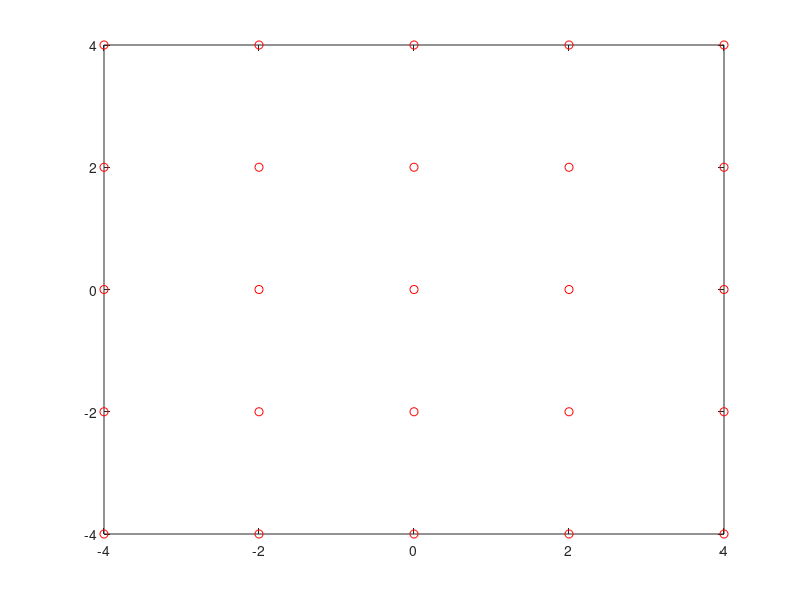

Reproduce this figure in MATLAB. (Note: this script raises an error after producing the figure.)
% WGgen : generateur d'une grille reguliere de type 
% differences/volumes finis
% Auteurs JC Toussaint & L Bastard - BE EM

% dependance : fonction inpoly
% Auteur : Darren Engwirda
%
% Bibliographie :
% Stern Progress in Electromagnetics Research (1995), 
% PIER 10, 123-186
% Finite Difference Analysis of Planar Optical Waveguides
%

function g=WGgen
clc
clear all
close all

h=2;
g=uniform_grid(-5.0, 5.0, -5.0, 5.0, h, h);
g.lambda=1.;

% coordonnees des sommets du polygone
% decrivant une portion du guide
region = [
       -3  -2.5;
       +2  -2.5;
       +1  +1;
       -1  +1
       ];
 
indice=3.5;
g=insert(g, region, indice);
end

function g=uniform_grid(xmin, xmax, ymin, ymax, hx, hy)
% generation d'un reseau orthorhombique de noeuds
% chacun place au centre d'une maille rectangulaire
% de cote g.dx=hx et g.dy=hy
% g.Nx noeuds selon Ox
% g.Ny noeuds selon Oy
% g.indice(ix, iy) indice de refraction au noeud
% de coordonnees entieres (ix, iy) initialise a 1

lx=xmin+hx/2:hx:xmax-hx/2;
ly=ymin+hy/2:hy:ymax-hy/2;

[g.x,g.y] = meshgrid(lx, ly);
g.x=transpose(g.x);
g.y=transpose(g.y);

g.p     = [g.x(:),g.y(:)];
[g.Nx, g.Ny]=size(g.x);

g.reg =zeros(g.Nx, g.Ny);
g.indice =ones(g.Nx, g.Ny);
size(g.indice)

g.N=g.Nx*g.Ny;
g.nrg=0;
g.dx=hx;
g.dy=hy;
figure(1)
plot(g.p(:, 1), g.p(:, 2), 'ro');
hold on
end

function g=insert(g, node, indice)
% insertion d'un polygone decrivant une portion 
% de guide en 2D.
% node   : tableau 2D des coordonnees des sommets du polygone
% indice : valeur de l'indice de refraction du materiau
% associe au polygone.

figure(1)
tic, [in,bnd] = inpoly(g.p,node); t1 = toc;
if find(bnd==1)
    warning('nodes on boundaries detected')
end;
g.nrg=g.nrg+1;
lst_in=find(in==1);
g.reg(lst_in)=g.nrg;
g.indice(lst_in)=indice;
plot(g.p(in,1),g.p(in,2),'bo',g.p(bnd,1),g.p(bnd,2),'go')
hold on
title('Inside (blue), outside (red) & boundary (green)')

% Plot geometry
nn    = size(node,1);
cnect = [(1:nn-1)',(2:nn)'; nn,1];
patch('faces',cnect,'vertices',node,'facecolor','none',...
   'edgecolor','k'), axis equal 
drawnow()
end
